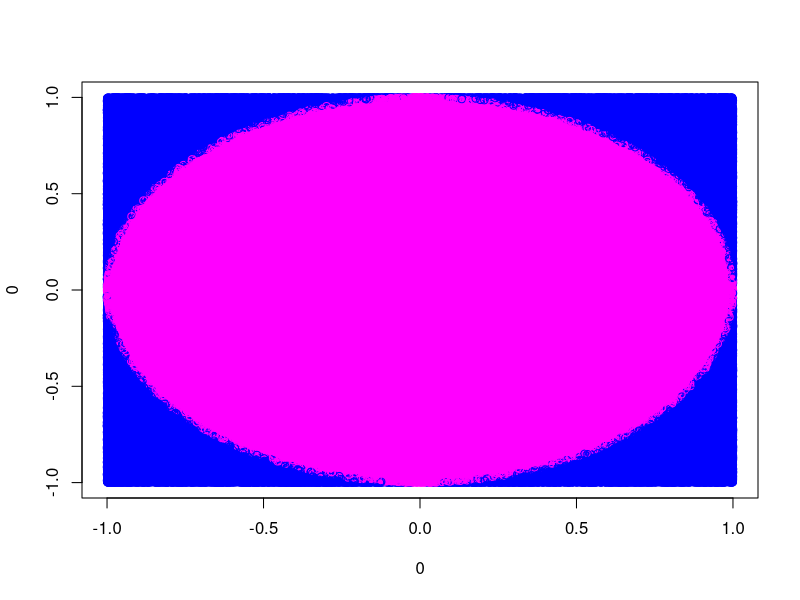

The R script that drew this image: (Note: a time limit stopped this script after it produced the figure.)
n <- 10^6 # recomandare, rulați cu 10^4 pt că programul crapă cu valoare așa mare

x <- runif(n, -1, 1)
y <- runif(n, -1, 1)


# Versiune 1
k <- 0
for (i in 1:n) 
{
  if (x[i]^2 + y[i]^2 < 1)  {k <- k + 1}
}


# Versiune 2 
k <- sum(x^2 + y^2 < 1)


PI = k / n * 4
print(PI)


# Reprezentare Grafică
# Versiune 1
plot(0, 0)
for(i in 1:n)
{
  if (x[i]^2 + y[i]^2 < 1) { points(x[i], y[i], col="magenta") }
  else { points(x[i], y[i], col="blue") }
}

# Temă: de eficentiezat metoda de reprezentare grafică (putem elimina for?) 
# și de desenat un cerc de rază 1, peste figură.
